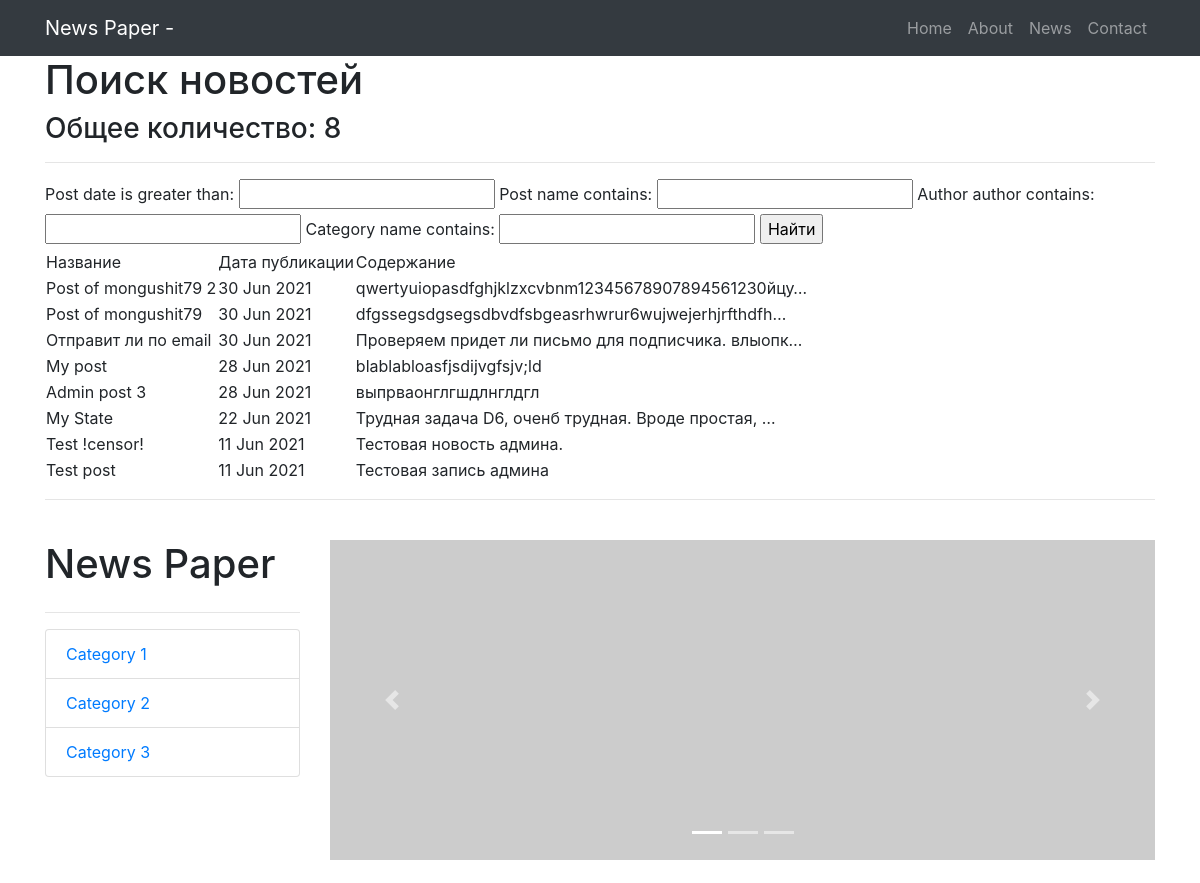
Page /news/search/ (upper part) on the earlier database version.
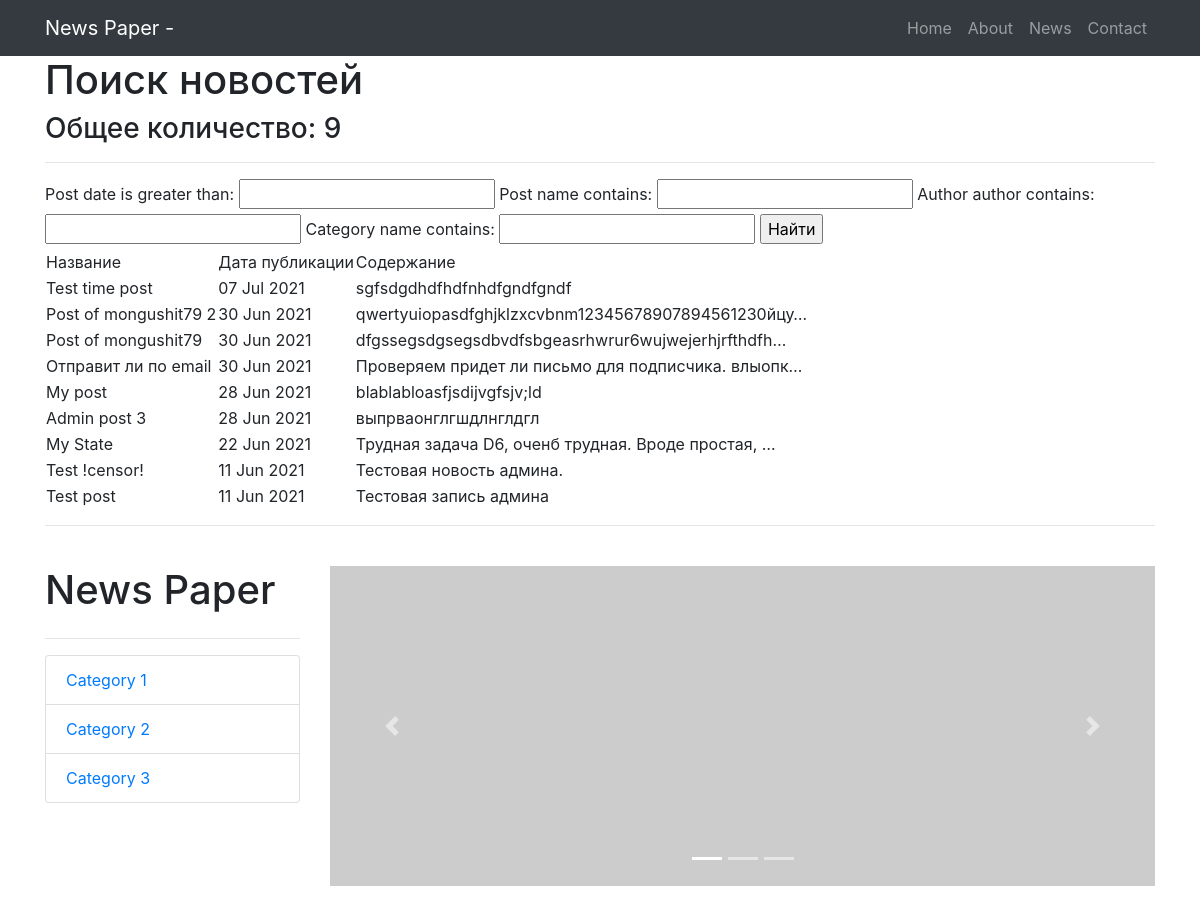
Same page on the later database version.
### news/models.py (models this page shows, shortened)
class Post(models.Model):
    state = 'ST'
    new = 'NE'
    POSITIONS = [
        (state, 'Статья'),
        (new, 'Новость')
    ]
    position = models.CharField(max_length=2,
                                choices=POSITIONS,
                                default=state)
    post_date = models.DateTimeField(auto_now_add=True)
    post_name = models.CharField(max_length=250)
    content = models.TextField()
    rating_post = models.IntegerField(default=0)
    author = models.ForeignKey(Author, on_delete=models.CASCADE)
    category = models.ManyToManyField(Category, through='PostCategory')

### news/views.py (the view)
# urls.py: path('search/', Search.as_view()),
class Search(ListView):
    model = Post
    template_name = 'search.html'
    context_object_name = 'posts'
    ordering = ['-post_date']
    paginate_by = 10  # поставим постраничный вывод в 10 элементов
    def get_context_data(self, **kwargs):  # забираем отфильтрованные объекты переопределяя
        context = super().get_context_data(**kwargs)
        context['filter'] = PostFilter(self.request.GET,
                                       queryset=self.get_queryset())  # вписываем наш
        return context

### news/templatetags/custom_filters.py (called while the page is built)
@register.filter(name='censor')
def censor(value, arg):
    words = value.split()
    value1 = ''
    for word in words:
        if isinstance(word, str) and isinstance(arg, str):
            if word == arg:
                word = '!censor!'
            value1 += word + ' '
        else:
            raise ValueError(f'Нельзя {type(word)}!')
    return value1

### templates/search.html (shortened to what this page needs)
{% extends 'flatpages/default.html' %}
{% load custom_filters %}
{% block content %}
    <h1>Поиск новостей</h1>
    <h3>Общее количество: {{ posts | length }}</h3>
    <hr>
    <form method="GET">
        {{ filter.form }}
        <input type="submit" value="Найти">
    </form>
    {% if posts %}
        <table>
            <tr>
                <td>
                    Название
                </td>
                <td>
                    Дата публикации
                </td>
                <td>
                    Содержание
                </td>
            </tr>
        {% for post in filter.qs %}
            <tr>
                <td>
                    {{ post.post_name | censor:'new' }}
                </td>
                <td>
                    {{ post.post_date | date:'d M Y' }}
                </td>
                <td>
                    {{ post.content | truncatechars:50 | censor:'ipsum' }}
                </td>
            </tr>
        {% endfor %}
        </table>
    {% else %}
        <h2>Новостей не найдено!</h2>
    {% endif %}
{% endblock content %}

Differences in the rows shown:
added Post: post_name|censor "Test time post", post_date "07 Jul 2021", content|censor "sgfsdgdhdfhdfnhdfgndfgndf"
Other differences:
{{ posts | length }}: "8" → "9"
